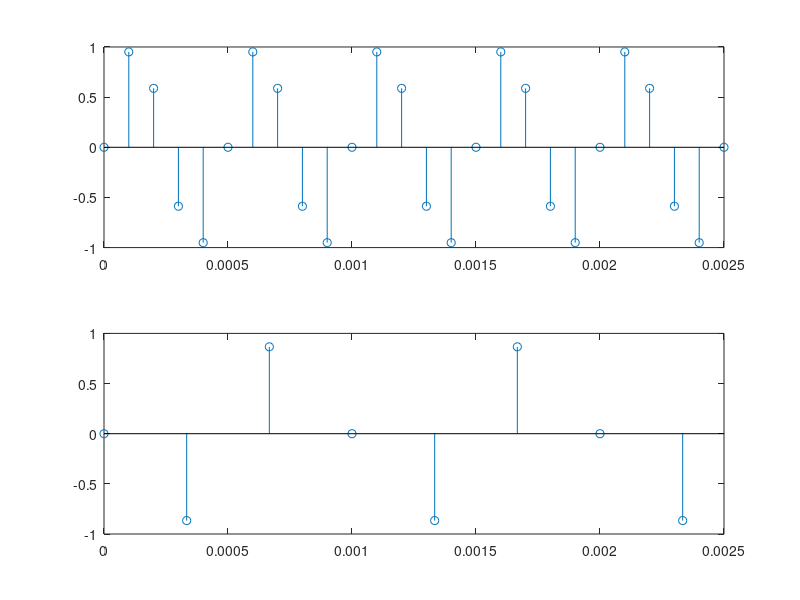

The MATLAB script that drew this image:
f = 2000;
T = 1/f;
tmin = 0;
tmax = 5*T;
dt1 = 1/10000;
dt2 = 1/3000;
t1 = tmin:dt1:tmax;
t2 = tmin:dt2:tmax;
x1 = sin(2*pi*f*t1);
x2 = sin(2*pi*f*t2);
subplot(2,1,1)
stem(t1,x1);
subplot(2,1,2);
stem(t2,x2);